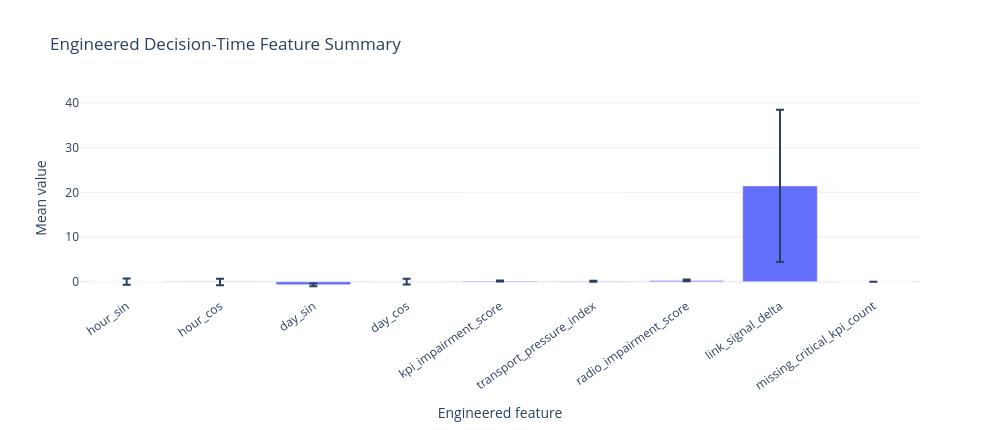

Write notebook code for a chart like this one.
### Markdown cell above
<a id="sec-04"></a>

## 04 - Data Engineering Protocol

Once the leakage fields are removed, we engineer only decision-time features. The added signals summarize cyclical time, KPI pressure, radio impairment, transport impairment, link dominance, and critical-KPI missingness without using recovery duration, future outcomes, oracle rewards, or post-action information.

### Code cell
ENGINEERED_NUMERIC_COLS = [
    "hour_sin", "hour_cos", "day_sin", "day_cos",
    "kpi_impairment_score", "transport_pressure_index",
    "radio_impairment_score", "link_signal_delta",
    "missing_critical_kpi_count",
]

def _safe_series(frame: pd.DataFrame, column: str, default: float = 0.0) -> pd.Series:
    """Return a numeric series with a default when the source column is absent."""
    if column not in frame.columns:
        return pd.Series(default, index=frame.index, dtype="float64")
    return pd.to_numeric(frame[column], errors="coerce")

def _minmax_score(series: pd.Series, lower: float, upper: float, higher_is_worse: bool = True) -> pd.Series:
    """Scale a numeric signal to [0, 1] using operational bounds."""
    values = pd.to_numeric(series, errors="coerce")
    if higher_is_worse:
        scaled = (values - lower) / max(upper - lower, 1e-9)
    else:
        scaled = (upper - values) / max(upper - lower, 1e-9)
    return scaled.clip(0.0, 1.0)

def engineer_decision_time_features(frame: pd.DataFrame) -> tuple[pd.DataFrame, pd.DataFrame]:
    """Add leakage-safe time, pressure, radio, and missingness features."""
    out = frame.copy()
    ts = pd.to_datetime(out["timestamp"], errors="coerce")
    hour = ts.dt.hour.fillna(0).astype(float)
    day = ts.dt.dayofweek.fillna(0).astype(float)
    out["hour_sin"] = np.sin(2 * np.pi * hour / 24.0)
    out["hour_cos"] = np.cos(2 * np.pi * hour / 24.0)
    out["day_sin"] = np.sin(2 * np.pi * day / 7.0)
    out["day_cos"] = np.cos(2 * np.pi * day / 7.0)

    latency_pressure = _minmax_score(_safe_series(out, "latency_ms"), 50, 800, higher_is_worse=True)
    jitter_pressure = _minmax_score(_safe_series(out, "jitter_ms"), 10, 250, higher_is_worse=True)
    loss_pressure = _minmax_score(_safe_series(out, "packet_loss_pct"), 0, 30, higher_is_worse=True)
    throughput_pressure = _minmax_score(_safe_series(out, "throughput_mbps"), 0, 10, higher_is_worse=False)
    queue_pressure = _minmax_score(_safe_series(out, "queue_length"), 0, 200, higher_is_worse=True)
    retrans_pressure = _minmax_score(_safe_series(out, "tcp_retransmit_rate"), 0, 20, higher_is_worse=True)
    sinr_pressure = _minmax_score(_safe_series(out, "sinr_db"), -5, 20, higher_is_worse=False)
    rssi_pressure = _minmax_score(_safe_series(out, "rssi_dbm"), -115, -45, higher_is_worse=False)
    bler_pressure = _minmax_score(_safe_series(out, "bler_proxy_pct"), 0, 30, higher_is_worse=True)

    out["kpi_impairment_score"] = pd.concat(
        [latency_pressure, jitter_pressure, loss_pressure, throughput_pressure], axis=1
    ).mean(axis=1)
    out["transport_pressure_index"] = pd.concat(
        [latency_pressure, queue_pressure, retrans_pressure, loss_pressure], axis=1
    ).mean(axis=1)
    out["radio_impairment_score"] = pd.concat(
        [sinr_pressure, rssi_pressure, bler_pressure], axis=1
    ).mean(axis=1)

    wifi_score = _safe_series(out, "wifi_signal_score")
    cell_score = _safe_series(out, "cellular_signal_score")
    out["link_signal_delta"] = (cell_score - wifi_score).fillna(0.0)

    critical = [
        "latency_ms", "jitter_ms", "packet_loss_pct", "throughput_mbps",
        "rssi_dbm", "sinr_db", "queue_length", "tcp_retransmit_rate",
    ]
    present_critical = [col for col in critical if col in out.columns]
    out["missing_critical_kpi_count"] = out[present_critical].isna().sum(axis=1) if present_critical else 0

    audit = pd.DataFrame([
        {"engineered_feature": "hour_sin/hour_cos", "purpose": "cyclical time-of-day signal", "uses_future_or_posthoc_data": False},
        {"engineered_feature": "day_sin/day_cos", "purpose": "cyclical day-of-week signal", "uses_future_or_posthoc_data": False},
        {"engineered_feature": "kpi_impairment_score", "purpose": "aggregate latency/jitter/loss/throughput impairment", "uses_future_or_posthoc_data": False},
        {"engineered_feature": "transport_pressure_index", "purpose": "queue/retransmission/latency transport pressure", "uses_future_or_posthoc_data": False},
        {"engineered_feature": "radio_impairment_score", "purpose": "SINR/RSSI/BLER radio impairment", "uses_future_or_posthoc_data": False},
        {"engineered_feature": "link_signal_delta", "purpose": "cellular-vs-Wi-Fi signal advantage", "uses_future_or_posthoc_data": False},
        {"engineered_feature": "missing_critical_kpi_count", "purpose": "model-visible data completeness signal", "uses_future_or_posthoc_data": False},
    ])
    return out, audit

df, engineering_audit = engineer_decision_time_features(df)

engineering_summary = df[ENGINEERED_NUMERIC_COLS].agg(["mean", "std", "min", "max"]).T.reset_index()
engineering_summary = engineering_summary.rename(columns={"index": "engineered_feature"}).round(4)

print("Data-engineering audit:")
print(engineering_audit.to_string(index=False))
print("\nEngineered feature summary:")
print(engineering_summary.to_string(index=False))

fig_eng = px.bar(engineering_summary, x="engineered_feature", y="mean",
                 error_y="std", title="Engineered Decision-Time Feature Summary",
                 labels={"engineered_feature": "Engineered feature", "mean": "Mean value"})
fig_eng.update_xaxes(tickangle=-35)
fig_eng.update_layout(width=1000, height=430)
save_fig(fig_eng, "fig00_engineered_feature_summary"); fig_eng.show()

### Figure 1 — Plotly figure (JSON) as saved in the notebook; plotly's stock layout.template omitted (floating-point values rounded to 4 significant figures)
{"data": [{"error_y": {"array": [0.6925, 0.7194, 0.3155, 0.6627, 0.1195, 0.1344, 0.1812, 17.02, 0.0]}, "hovertemplate": "Engineered feature=%{x}<br>Mean value=%{y}<extra></extra>", "legendgroup": "", "marker": {"color": "#636efa", "pattern": {"shape": ""}}, "name": "", "orientation": "v", "showlegend": false, "textposition": "auto", "type": "bar", "x": ["hour_sin", "hour_cos", "day_sin", "day_cos", "kpi_impairment_score", "transport_pressure_index", "radio_impairment_score", "link_signal_delta", "missing_critical_kpi_count"], "xaxis": "x", "y": [0.0157, -0.0553, -0.6786, 0.0312, 0.152, 0.1154, 0.298, 21.45, 0.0], "yaxis": "y"}], "layout": {"barmode": "relative", "height": 430, "legend": {"tracegroupgap": 0}, "title": {"text": "Engineered Decision-Time Feature Summary"}, "width": 1000, "xaxis": {"anchor": "y", "domain": [0, 1], "tickangle": -35, "title": {"text": "Engineered feature"}}, "yaxis": {"anchor": "x", "domain": [0, 1], "title": {"text": "Mean value"}}}}
